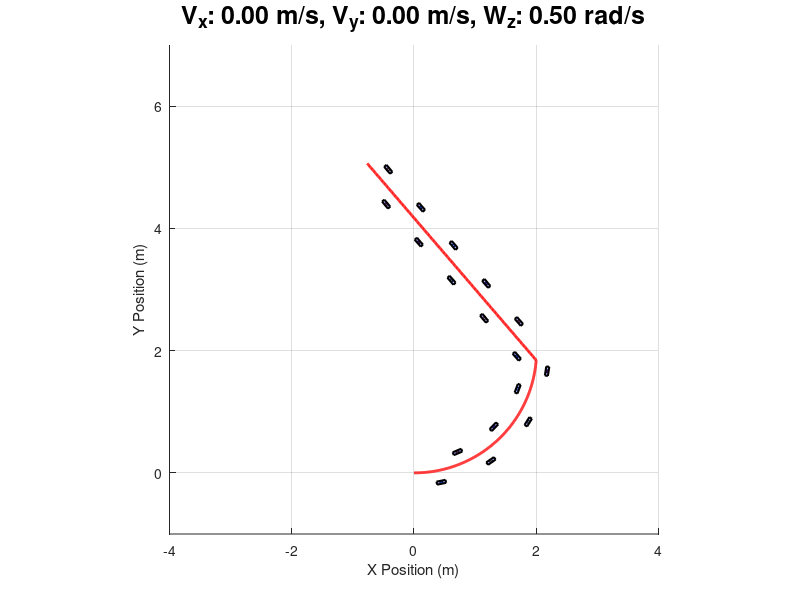

This figure's MATLAB source: (Note: this script raises an error after producing the figure.)
clear all
close all

function [foot_positions, is_right_foot] = generate_foot_trajectory_2d(dx, dy, p_curr, is_right_foot, step_length, step_width)
    
    % Per salvare le posizioni e orientamenti [x, y, theta, is_right]
    foot_positions = []; 
    eps = 1E-4;
    
    % Calcola il vettore tangente alla traiettoria
    tangent = [dx, dy];
    tangent = tangent / (norm(tangent) + eps); % Normalizza
    
    % Calcola il vettore normale (perpendicolare alla tangente)
    normal = [-tangent(2), tangent(1)]; % Rotazione di 90 gradi
    
    % Determina la posizione del piede
    x_foot = p_curr(1) + (step_width) * normal(1) * (2 * ~is_right_foot - 1);
    y_foot = p_curr(2) + (step_width) * normal(2) * (2 * ~is_right_foot - 1);
    
    % Calcola l'orientamento del piede (angolo rispetto all'asse x globale)
    theta_foot = atan2(tangent(2), tangent(1));
    
    % Salva posizione e orientamento del piede
    foot_positions = [x_foot, y_foot, theta_foot, is_right_foot];
    
    % Alterna tra piede destro e sinistro
    is_right_foot = ~is_right_foot;

end


function [foot_positions, is_right_foot] = generate_foot_trajectory_rotation(p_curr, is_right_foot, step_width)
      
    % Calcola l'orientamento del robot all'asse x globale
    theta_robot = p_curr(4); 
    
    % Calcola il vettore direzione corrispondente
    tangent = [cos(theta_robot), sin(theta_robot)];
    
    % Calcola il vettore normale (perpendicolare a orientamento robot)
    normal = [-tangent(2), tangent(1)]; % Rotazione di 90 gradi
    
    % Calcola l'orientamento del piede (angolo rispetto all'asse x globale)
    theta_foot = theta_robot;  
    
    % angle perpendicular to robot orientation
    theta_norm = atan2(normal(2), normal(1));
    
    % Determina la posizione del piede
    x_foot = p_curr(1) + (step_width) * cos(is_right_foot*pi + theta_norm);
    y_foot = p_curr(2) + (step_width) * sin(is_right_foot*pi + theta_norm);
    
    % Salva posizione e orientamento del piede
    foot_positions = [x_foot, y_foot, theta_foot, is_right_foot];
    
    % Alterna tra piede destro e sinistro
    is_right_foot = ~is_right_foot;
       
end


function [translated_corners] = visualize_foot_rectangle(x_foot, y_foot, theta_foot, foot_size)

    % Calcola i vertici del rettangolo del piede
    half_length = foot_size(1) / 2;
    half_width = foot_size(2) / 2;
    % Vertici rispetto al centro del piede
    corners = [-half_length, -half_width;
                half_length, -half_width;
                half_length,  half_width;
               -half_length,  half_width]; 

    % Applica rotazione e traslazione ai vertici
    rotation_matrix = [cos(theta_foot), -sin(theta_foot);
                       sin(theta_foot),  cos(theta_foot)];
    rotated_corners = (rotation_matrix * corners')';
    translated_corners = rotated_corners + [x_foot, y_foot];
          
end



% sampling time
delta_T = 0.01; % seconds

% Parameters for footsteps
step_length = 0.4; % Distance along the walking direction
step_width = 0.2; % Lateral offset from CoM
foot_size = [0.15, 0.05]; % [Length, Width] of foot rectangles

% theta step length when rotating on the spot
step_length_theta = 0.4; % [rad]

% Alternate left/right foot
is_right_foot = true;
dist_accumulated = 0; % Accumulatore per la distanza
dist_accumulated_theta = 0;

% Input commands (simulating user input)
##v1 = [1.0, 0.0, 0.5].*ones(3.0/delta_T, 1);
##v2 = [1.0, 1.0, 0.0].*ones(3.0/delta_T, 1);
##v3 = [0.0, 0.0, 0.5].*ones(3.0/delta_T, 1);
##v4 = [1.0, 0.0, 0.5].*ones(4.0/delta_T, 1);
##v = [v1; v2; v3; v4];
v1 = [1.0, 0.0, 0.5].*ones(3.0/delta_T, 1);
v2 = [1.0, 1.0, 0.0].*ones(3.0/delta_T, 1);
v3 = [0.0, 0.0, 0.5].*ones(5.0/delta_T, 1);
v4 = [1.0, 0.0, 0.5].*ones(4.0/delta_T, 1);
v = [v1; v2; v3; v4];

% Number of points
num_points = length(v);

% simulation time
T = num_points*delta_T;

% Initialize CoM position (start from zero)
X_g = 0.0; 
Y_g = 0.0;
Z_g = 1.0; % Not used in 2D plot
theta = 0;

% Store CoM trajectory
trajectory = zeros(num_points, 4);

% status: 0: normal, 1: zigzag, 2: rotation on spot
status = -1;
status_prec = -1;

% Initialize plotting
figure;
hold on;
plot_handle = plot(0, 0, 'r-', 'LineWidth', 2); % CoM trajectory
title_handle = title('', 'FontSize', 18); % Placeholder for dynamic title
xlabel('X Position (m)');
ylabel('Y Position (m)');
grid on;
axis equal;
xlim([-4, 4]);
ylim([-1, 7]);

% Calculate CoM trajectory and plot footsteps
for i = 2:num_points
    % Extract velocities
    Vx = v(i, 1);
    Vy = v(i, 2);
    Wz = v(i, 3);
    
    % Transform to global frame
    Vx_g = Vx * cos(theta) - Vy * sin(theta);
    Vy_g = Vx * sin(theta) + Vy * cos(theta);
    
    % Update global position and orientation
    X_g = X_g + Vx_g * delta_T;
    Y_g = Y_g + Vy_g * delta_T;
    theta = theta + Wz * delta_T;
    
    % Store trajectory
    trajectory(i, :) = [X_g, Y_g, Z_g, theta];
    
    % Plot CoM trajectory
    set(plot_handle, 'XData', trajectory(1:i, 1), 'YData', trajectory(1:i, 2));
    set(title_handle, 'String', sprintf('V_x: %.2f m/s, V_y: %.2f m/s, W_z: %.2f rad/s', Vx, Vy, Wz));

    % Posiziona un nuovo passo se la distanza accumulata supera step_length
    if (Vx ~= 0 || Vy ~= 0) 
        
##        status = 0;
##                
##        if (status ~= status_prec)
##           % generate footstep 
##          [foot_positions, is_right_foot] = generate_foot_trajectory_rotation(trajectory(i,:), is_right_foot, step_width);
##          
##          % get foot corners for visualization
##          [translated_corners] = visualize_foot_rectangle(foot_positions(1), foot_positions(2), foot_positions(3), foot_size);
##          
##          % plot 2d footsteps
##          scatter(foot_positions(:, 1), foot_positions(:, 2), 5, 'filled', 'MarkerEdgeColor', 'k'); % Posizioni dei piedi
##          
##          % Disegna il rettangolo
##          fill(translated_corners(:, 1), translated_corners(:, 2), 'b', 'FaceAlpha', 0.3, 'EdgeColor', 'k', 'LineWidth', 1.5);
##        endif
##        
##        status_prec = status;
        
        % Calcolo della distanza tra punti consecutivi
        dx = trajectory(i, 1) - trajectory(i-1, 1);
        dy = trajectory(i, 2) - trajectory(i-1, 2);
        dist_step = sqrt(dx^2 + dy^2);
    
        dist_accumulated = dist_accumulated + dist_step;
        
        if (dist_accumulated >= step_length)
        
          % Resetta la distanza accumulata
          dist_accumulated = 0; 
          
          % generate footstep 
          [foot_positions, is_right_foot] = generate_foot_trajectory_2d(dx, dy, [X_g, Y_g], is_right_foot, step_length, step_width);
          
          % get foot corners for visualization
          [translated_corners] = visualize_foot_rectangle(foot_positions(1), foot_positions(2), foot_positions(3), foot_size);
          
          % plot 2d footsteps
          scatter(foot_positions(:, 1), foot_positions(:, 2), 5, 'filled', 'MarkerEdgeColor', 'k'); % Posizioni dei piedi
          
          % Disegna il rettangolo
          fill(translated_corners(:, 1), translated_corners(:, 2), 'b', 'FaceAlpha', 0.3, 'EdgeColor', 'k', 'LineWidth', 1.5);   
        
        endif
      
    elseif (Vx == 0 && Vy == 0 && Wz ~= 0)
      
##        status = 2;
##        
##        if (status ~= status_prec)
##           % generate footstep 
##          [foot_positions, is_right_foot] = generate_foot_trajectory_rotation(trajectory(i,:), is_right_foot, step_width, foot_size);
##          
##          % get foot corners for visualization
##          [translated_corners] = visualize_foot_rectangle(foot_positions(1), foot_positions(2), foot_positions(3), foot_size);
##          
##          % plot 2d footsteps
##          scatter(foot_positions(:, 1), foot_positions(:, 2), 5, 'filled', 'MarkerEdgeColor', 'k'); % Posizioni dei piedi
##          
##          % Disegna il rettangolo
##          fill(translated_corners(:, 1), translated_corners(:, 2), 'b', 'FaceAlpha', 0.3, 'EdgeColor', 'k', 'LineWidth', 1.5);
##        endif
##        
##        status_prec = status;
        
        % Calcolo della distanza tra punti consecutivi  
        dist_accumulated_theta = dist_accumulated_theta + Wz*delta_T;
        
        if (abs(dist_accumulated_theta) >= step_length_theta)
          
          % Resetta la distanza accumulata
          dist_accumulated_theta = 0;
          
          % generate footstep 
          [foot_positions, is_right_foot] = generate_foot_trajectory_rotation(trajectory(i,:), is_right_foot, step_width, foot_size);
          
          % get foot corners for visualization
          [translated_corners] = visualize_foot_rectangle(foot_positions(1), foot_positions(2), foot_positions(3), foot_size);
          
          % plot 2d footsteps
          scatter(foot_positions(:, 1), foot_positions(:, 2), 5, 'filled', 'MarkerEdgeColor', 'k'); % Posizioni dei piedi
          
          % Disegna il rettangolo
          fill(translated_corners(:, 1), translated_corners(:, 2), 'b', 'FaceAlpha', 0.3, 'EdgeColor', 'k', 'LineWidth', 1.5);
          
        endif
        
    end
    
    % Pause for real-time animation
    pause(0.02);
end

hold off;